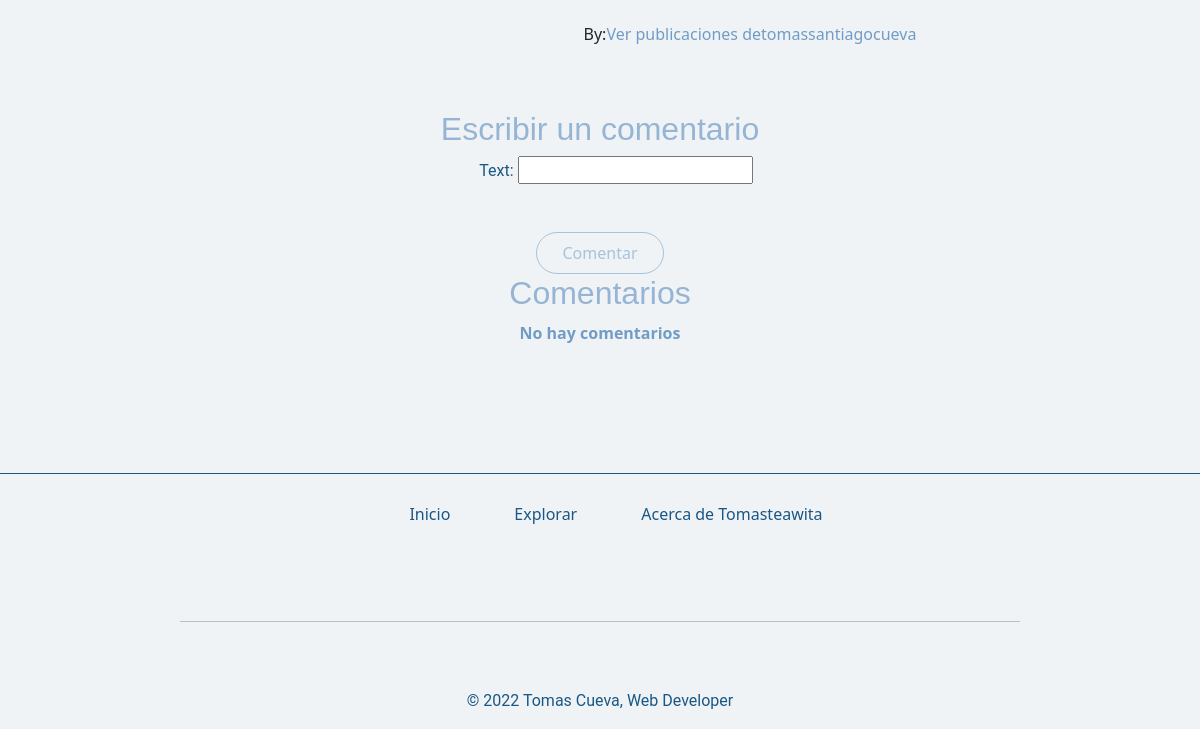
Page /detailPost/3 (lower part) on the earlier database version.
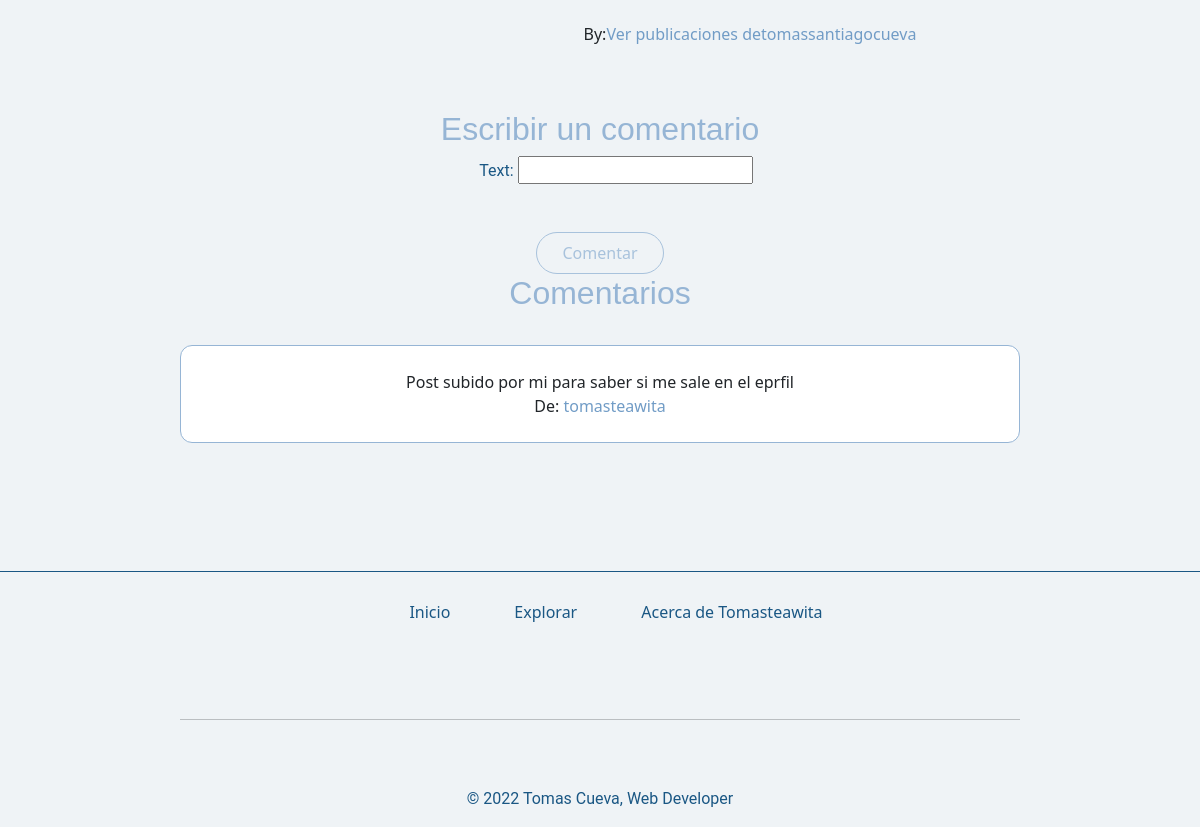
Same page on the later database version.
### blog/models.py (models this page shows)
class Comentario(models.Model):
    text = models.CharField(max_length=256)
    user = models.ForeignKey(User, on_delete=models.CASCADE,null=True,blank=True)
    post = models.ForeignKey(Post, on_delete=models.CASCADE,null=True,blank=True)

### blog/views.py (the view)
# urls.py: path('detailPost/<int:post_id>',detail_post,name="DetailPost"),
def detail_post(request,post_id):
    post = Post.objects.get(id=post_id)
    context = {'post':post}
    try:
        avatar = Avatar.objects.get(user_id=post.user.id)
        context['avatar'] = avatar
    except:
        pass
    try:
        coments = Comentario.objects.filter(post_id=post_id)
        context['coments'] = coments
    except:
        pass
    if request.method == 'POST':
        coment_form = ComentForm(request.POST)
        coment_form.user = request.user.pk
        coment_form.post = post_id
        if coment_form.is_valid():
            coment_form_clean = coment_form.cleaned_data
            coment_clean = Comentario(text= coment_form_clean['text'],user = request.user,post =post)
            coment_clean.save()
    else:
        coment_form = ComentForm(initial={'user':request.user.pk,'post':post_id})
        context['form'] = coment_form
    return render(request, 'detailPost.html',context = context)

### blog/forms.py
class ComentForm(forms.Form):
    text = forms.CharField(max_length=256)
    user = forms.ModelChoiceField(queryset=User.objects.all())
    post = forms.ModelChoiceField(queryset=Post.objects.all())

### blog/models.py (called while the page is built)
    def __str__(self):
        return f'Post: {self.title}'

### blog/templates/detailPost.html (shortened to what this page needs)
{% extends 'main.html' %}
{% load static %}
{% block main %}
<main class="detailPost">
    <section>
        <article>
            <nav>
                <span>By:</span><a href="{% url 'DetailUser' post.user.id%}"><span>Ver publicaciones de</span>{{post.user.username}} </a>
            </nav>
        </article>
    </section>
    <section class="form-coments">
        <h2>Escribir un comentario</h2>
        <form method="post"> {% csrf_token %}
            <ul>
                {{form.as_ul}}
            </ul>
            <button type="submit">
                Comentar
            </button>
        </form>
        <h2>Comentarios</h2>
        {% if coments %}
            {% for coment in coments %}
                <article class="coment-card">
                    <div>
                        {{coment.text}}
                        <nav>
                            <span>De: </span><a href="{% url 'DetailUser' coment.user.id%}">{{coment.user.username}}</a>
                        </nav>
                    </div>
                </article>
                {% endfor %}
            {% else %}
            <strong>No hay comentarios</strong>
            {% endif %}
    </section>
</main>
{% endblock  %}

Differences in the rows shown:
added Comentario: text "Post subido por mi para saber si me sale en el eprfil", user.username "tomasteawita"
Other differences:
text no longer shown: "No hay comentarios"
